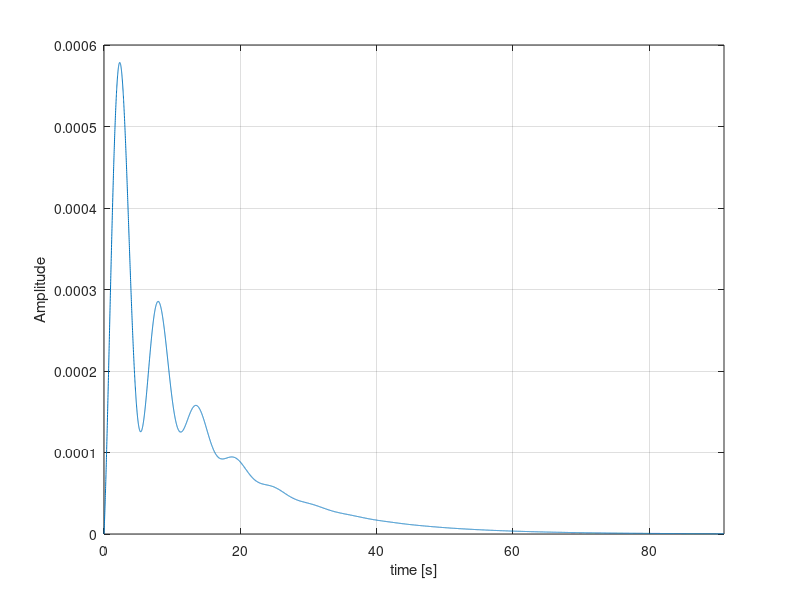
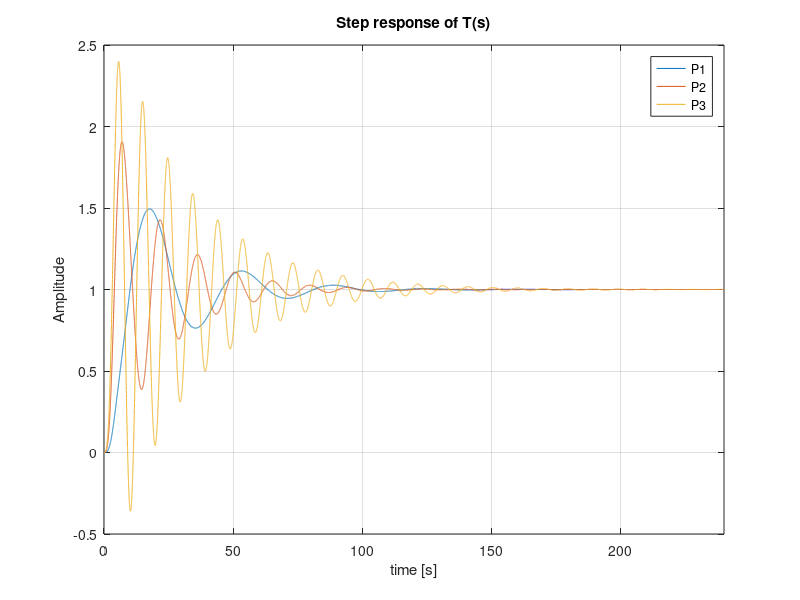
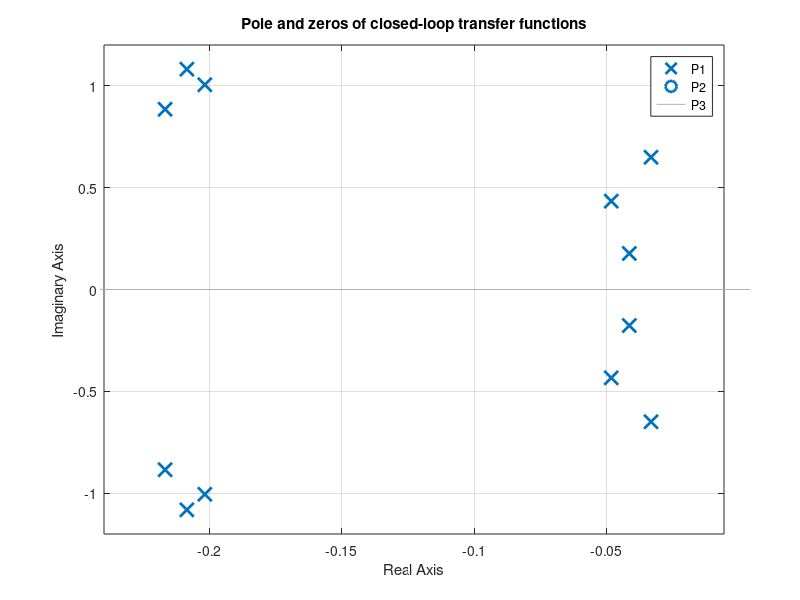
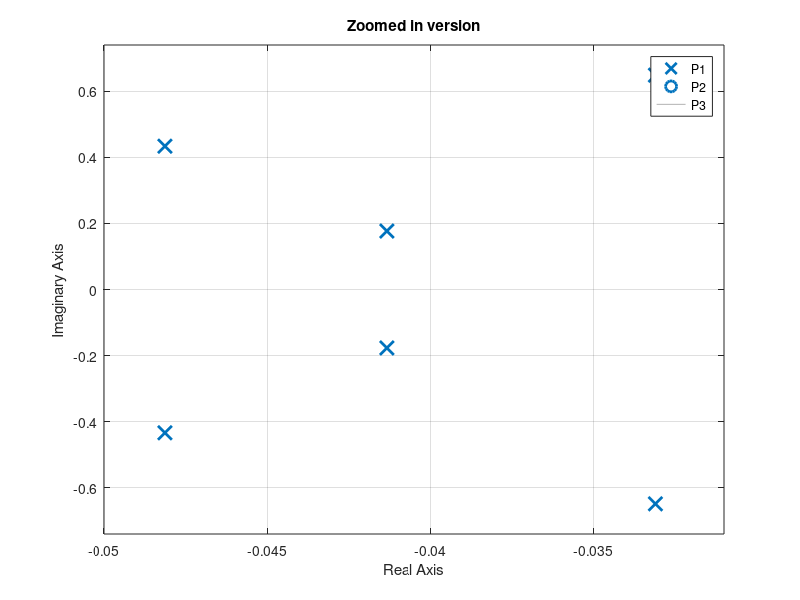

The MATLAB script that drew these images, in order:
clear all
clc
close all

%% Computing the poles of the transfer function
Gl = tf([5.1e-3 100 250 ],[5e5 2.5e5 6.4e5 4.9e4 0]); 
H = tf([5.1e-3 100 250 0 ],[5e5 2.5e5 6.4e5 4.9e4 0]);


Hmin = minreal(H);      % this cancels common factors
poles_Hmin = pole(Hmin);

%% Generating impuls response function
t = 0:0.01:91; 
[y, tOut] = impulse(H,t);
figure;
plot(tOut, y);
grid on
xlim([0 91]);
xlabel('time [s]');
ylabel('Amplitude');

%% Stability of the closed loop transfer function 
P1 = 80;
P2 = 400;
P3 = 700;


T1 = tf([P1*5.1e-3 P1*100 P1*250],[5e5 2.5e5 (6.4e5+P1*5.1e-3) (4.9e4 + P1* 100) P1*250]);
T2 = tf([P2*5.1e-3 P2*100 P2*250],[5e5 2.5e5 (6.4e5+P2*5.1e-3) (4.9e4 + P2* 100) P2*250]);
T3 = tf([P3*5.1e-3 P3*100 P3*250],[5e5 2.5e5 (6.4e5+P3*5.1e-3) (4.9e4 + P3* 100) P3*250]);
poles_T = pole(T1);
Tmin = minreal(T1);
poles_Tmin = pole(Tmin);

%% Step response function 
t2 = 0 : 0.01 : 500;
[Amplitude_step1, tOut_step1] = step(T1,t2);
[Amplitude_step2, tOut_step2] = step(T2,t2);
[Amplitude_step3, tOut_step3] = step(T3,t2);

figure;
plot(tOut_step1, Amplitude_step1);
hold on 
plot(tOut_step2, Amplitude_step2);
hold on 
plot(tOut_step3, Amplitude_step3);
legend("P1", "P2","P3")
title("Step response of T(s)")
grid on
xlim([0 240]);
xlabel('time [s]');
ylabel('Amplitude');

%% poles and zeros of the closed-loop transfer functions
figure;
pzmap(T1); 
hold on;

pzmap(T2);
hold on;

pzmap(T3);
grid on;

xlim([-0.24 -5.5e-3]);
ylim([-1.2 1.2]);
title('Pole and zeros of closed-loop transfer functions');
legend('P1','P2','P3','Location','best');

% Zoomed in verion of ths plot
figure;
pzmap(T1); 
hold on;

pzmap(T2);
hold on;

pzmap(T3);
grid on;

xlim([-0.05 -0.031]);
ylim([-0.74 0.74]);
title('Zoomed in version');
legend('P1','P2','P3','Location','best');

%% Step response of the closed-loop system from r to y
C_PD = tf([390 360], 1);
T_PD = feedback(C_PD*Gl,1);

t_pd = 0:0.01:79;

[y_pd, t_pd_out] =step(T_PD,t_pd);     
[y_P2, t_P2] =step(T2,t_pd);    

figure;
plot(t_P2, y_P2); 
hold on;

plot(t_pd_out, y_pd);
grid on;

xlim([0 79]);
xlabel('time (s)');
ylabel('amplitude');
title('Step response comparison');
legend('P2 = 400','C(s) = 390s + 360','Location','best');

%% location of poles and zeros for both cases
figure;
pzmap(T2); 
hold on;

pzmap(T_PD);
grid on;

xlim([-0.22 -0.025]);
ylim([-1.2 1.2]);
title('location poles and zeros');
legend('P2 = 400','PD controller','Location','best');

poles_P2  = pole(T2);
poles_PD  = pole(T_PD);
